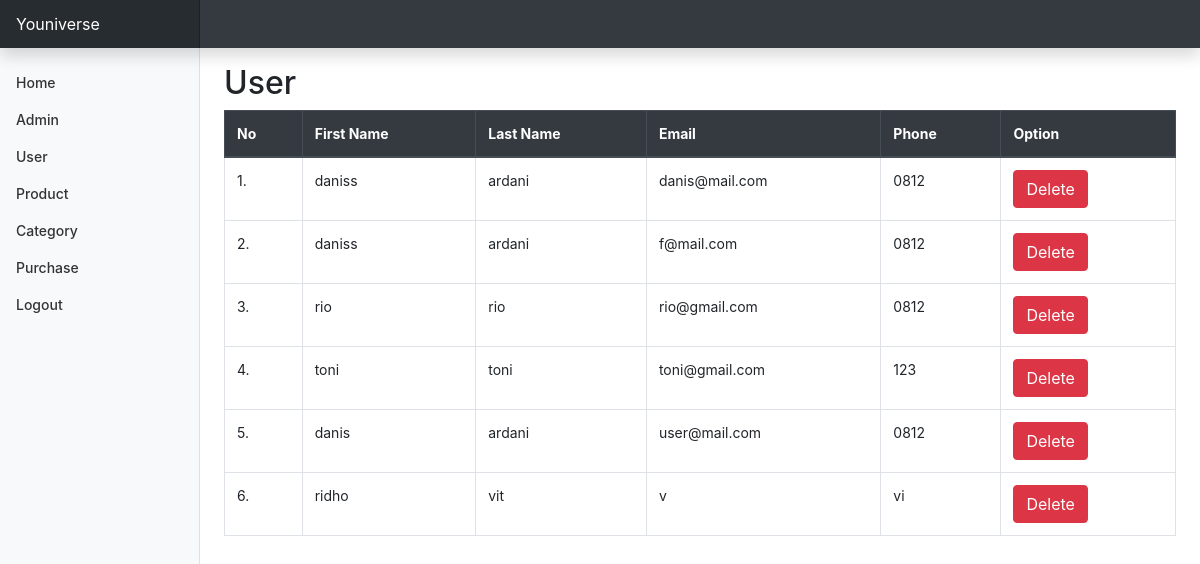
/admin/index.php?halaman=pelanggan, run on the app's committed database.
### tables this page shows
CREATE TABLE `user` (
  `email` varchar(100) NOT NULL,
  `password` varchar(100) DEFAULT NULL,
  `first_name` varchar(100) DEFAULT NULL,
  `last_name` varchar(100) NOT NULL,
  `status` varchar(100) DEFAULT NULL,
  `phone` varchar(20) NOT NULL DEFAULT '',
  `address` text DEFAULT NULL,
  `question` varchar(100) NOT NULL,
  `answer` varchar(100) NOT NULL,
  `pic` varchar(100) NOT NULL DEFAULT 'user.jpg'
);

### admin/pelanggan.php (the view)
<h2>User</h2>
<table class="table table-bordered table-hover">
    <thead class="thead-dark">
        <tr>
            <th>No</th>
            <th>First Name</th>
            <th>Last Name</th>
            <th>Email</th>
            <th>Phone</th>
            <th>Option</th>
        </tr>
    </thead>
    <tbody>
        <?php $counter=1;?>
        <?php $result = $conn->query("SELECT * FROM user WHERE user.status='Member'");?>
        <?php while ($row = $result->fetch_assoc()){?>
        <tr>
            <td><?php echo $counter;?>.</td>
            <td><?php echo $row['first_name'];?></td>
            <td><?php echo $row['last_name'];?></td>
            <td><?php echo $row['email'];?></td>
            <td><?php echo $row['phone'];?></td>
            <td>
                <a href="" class="btn btn-danger">Delete</a>
            </td>
        </tr>
        <?php $counter++;?>
        <?php }?>
    </tbody>
</table>

### admin/assets/css/styles.css (style rules this page uses)
body { font-size: .875rem; }

### data on the page
user: first_name "daniss", last_name "ardani", email "danis@mail.com", phone "0812"
user: first_name "daniss", last_name "ardani", email "f@mail.com", phone "0812"
user: first_name "rio", last_name "rio", email "rio@gmail.com", phone "0812"
user: first_name "toni", last_name "toni", email "toni@gmail.com", phone "123"
user: first_name "danis", last_name "ardani", email "user@mail.com", phone "0812"
user: first_name "ridho", last_name "vit", email "v", phone "vi"
